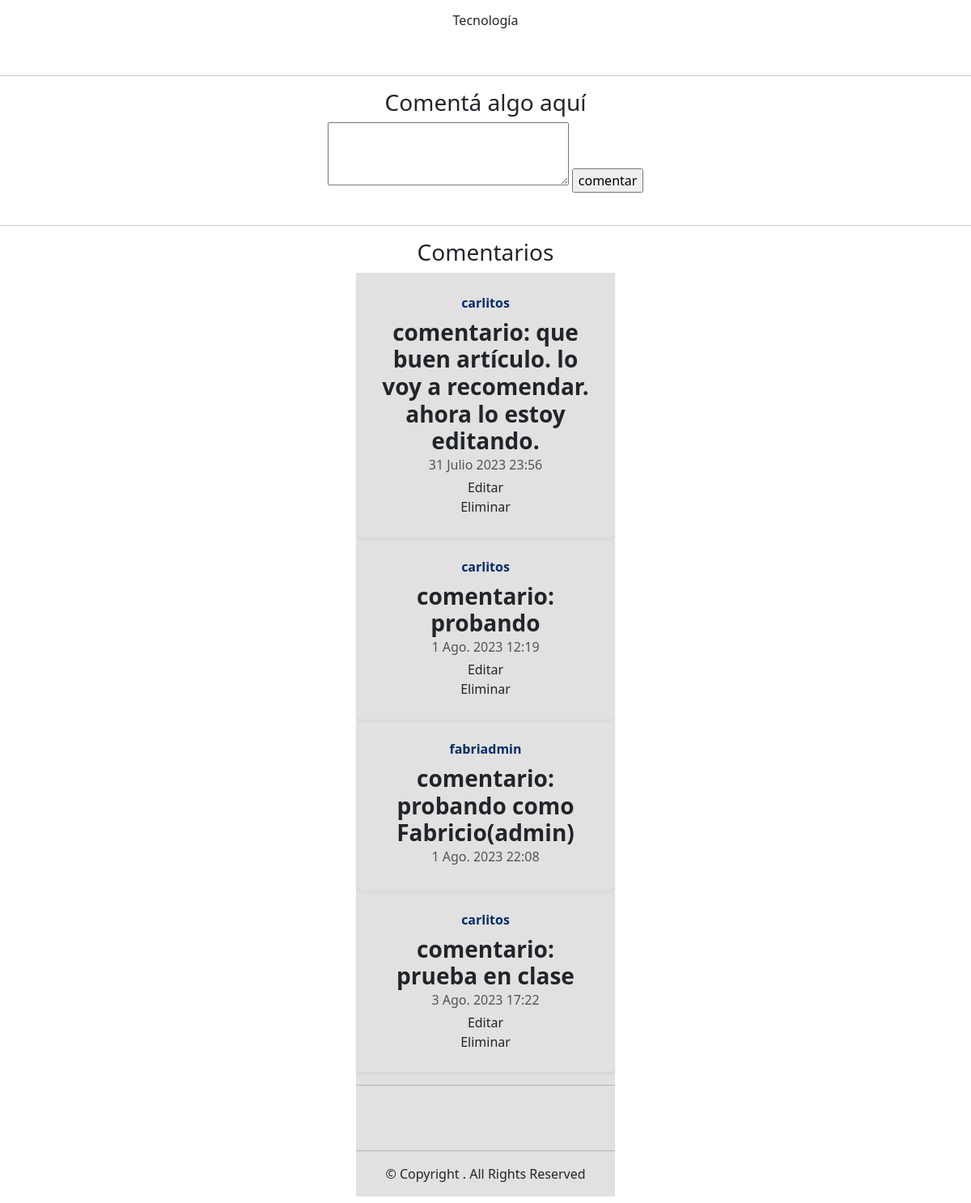
The page /noticias/detalle5 (signed in, lower part) on the database as committed earlier.
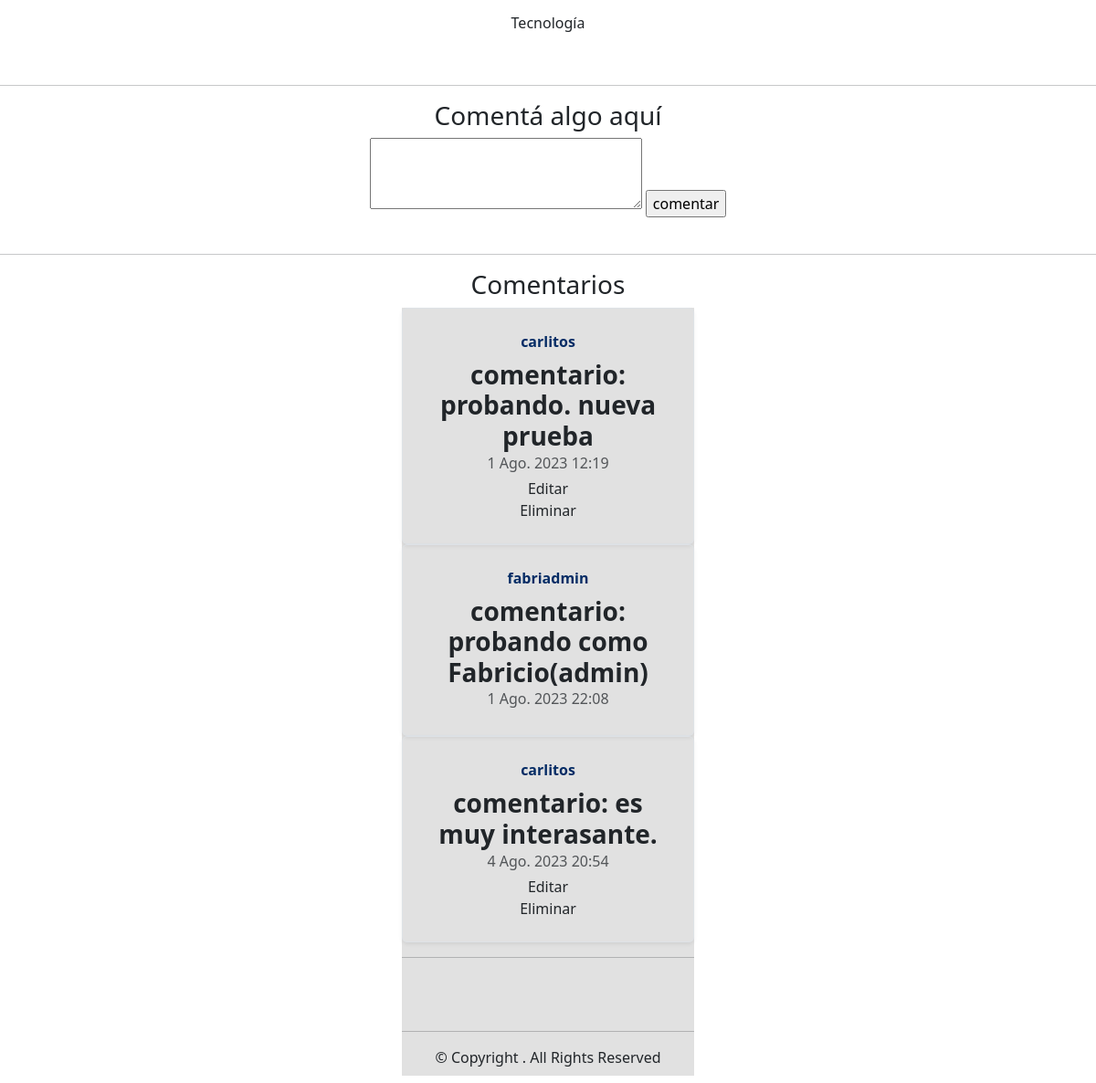
The same page on the database as committed later.
### apps/noticias/models.py (models this page shows, shortened)
class Noticia(models.Model):
    titulo = models.CharField(max_length=150)
    cuerpo = models.TextField()
    fecha = models.DateTimeField(auto_now_add=True)
    imagen = models.ImageField(upload_to='noticias')
    categoria_noticia = models.ForeignKey(Categoria, on_delete=models.CASCADE)
    def __str__(self) -> str:
        return self.titulo

class Categoria(models.Model):
    nombre = models.CharField(max_length=50)
    def __str__(self) -> str:
        return self.nombre

class Comentario(models.Model):
    texto = models.TextField(null=True)
    fecha = models.DateTimeField(auto_now_add=True)
    noticia = models.ForeignKey(Noticia, on_delete=models.CASCADE)
    usuario = models.ForeignKey(Usuario, on_delete=models.CASCADE)

### apps/usuarios/models.py (models this page shows)
class Usuario(AbstractUser):
    pass

### apps/noticias/views.py (the view)
# urls.py: path('detalle<int:pk>', views.Detalle_Noticias, name='detalle'),
def Detalle_Noticias(request, pk):
    contexto = {}
    n = Noticia.objects.get(pk=pk)
    contexto['noticia'] = n
    c = Comentario.objects.filter(noticia=n)
    contexto['comentarios'] = c
    return render(request, 'noticias/detalle.html', contexto)

### templates/noticias/detalle.html (shortened to what this page needs)
{% extends 'base.html' %}
{% load static %}
{% block contenido%}
<p>{{noticia.categoria_noticia}}</p>
<br>
<hr>
{% if user.is_authenticated %}
<h3>Comentá algo aquí</h3>
<form action="{% url 'noticias:comentar' %}" method="post">{% csrf_token %}
    <textarea name="comentario" cols="30" rows="3"></textarea>
    <input type="submit" value="comentar">
</form>
<br>
<hr>
    <h3>Comentarios</h3>
    {% for com in comentarios %}
    <div class="contenedor">
    <div class="row mb-2">
    <div class="col-md-16">
        <div class="row g-0 border rounded overflow-hidden flex-md-row mb-8 shadow-sm h-md-250 position-relative">
            <div class="col p-4 d-flex flex-column position-static">
                <strong class="d-inline-block mb-2 text-primary-emphasis">{{ com.usuario }}
                </strong>
                <h3 class="mb-0"><strong> comentario: {{ com.texto }}</strong></h3>
                <div class="mb-1 text-body-secondary"> {{ com.fecha }}</div>
            {% if user == com.usuario or user.is_superuser or user.is_staff %}
            <a class="dropdown-item" href="{% url 'noticias:comment_edit' com.pk %}">Editar</a>
            <a class="dropdown-item" href="{% url 'noticias:comment_delete' com.pk %}">Eliminar</a>
            {% endif %}
            </div>
        </div>
    {% endfor %}
    </div>
    </div>
    </div>
<hr>
{% else %}
    <h3>¿Quieres comentar y ver las opiniones de los demás?</h3>
    <h2> LOGEATE </h2>
    <button type="button" class="btn btn-primary"><a class="nav-link" href="{% url 'login' %}?next={{ request.path }}"> iniciar
    sesion</a></button>
{% endif %}
{% endblock contenido %}

### templates/base.html (shortened to what this page needs)
{% load static %}
<!DOCTYPE html>
<html lang="en">
<head>
    <link href="https://cdn.jsdelivr.net/npm/bootstrap@5.3.0/dist/css/bootstrap.min.css" rel="stylesheet">
    <link rel="stylesheet" href="{% static 'css/main.css'%}">
 </head>
{% block contenido %}
{% endblock contenido %}
<br>
<br>
<hr>
<div class="copyright">
  © Copyright <strong></strong>. All Rights Reserved
</div>
</body>
</html>

### static/css/main.css (style rules this page uses)
.contenedor { background-color: rgb(225, 225, 225); width: 75vw; max-width: 320px; margin: auto; }
* { text-align: center; }

Rows that differ between the two databases and show on the page:
removed Comentario: usuario "carlitos", texto "que buen artículo. lo voy a recomendar. ahora lo estoy editando.", fecha "31 Julio 2023 23:56", shows "Editar"
removed Comentario: usuario "carlitos", texto "prueba en clase", fecha "3 Ago. 2023 17:22", shows "Editar"
changed Comentario: texto "probando" → "probando. nueva prueba"
added Comentario: usuario "carlitos", texto "es muy interasante.", fecha "4 Ago. 2023 20:54", shows "Editar"
